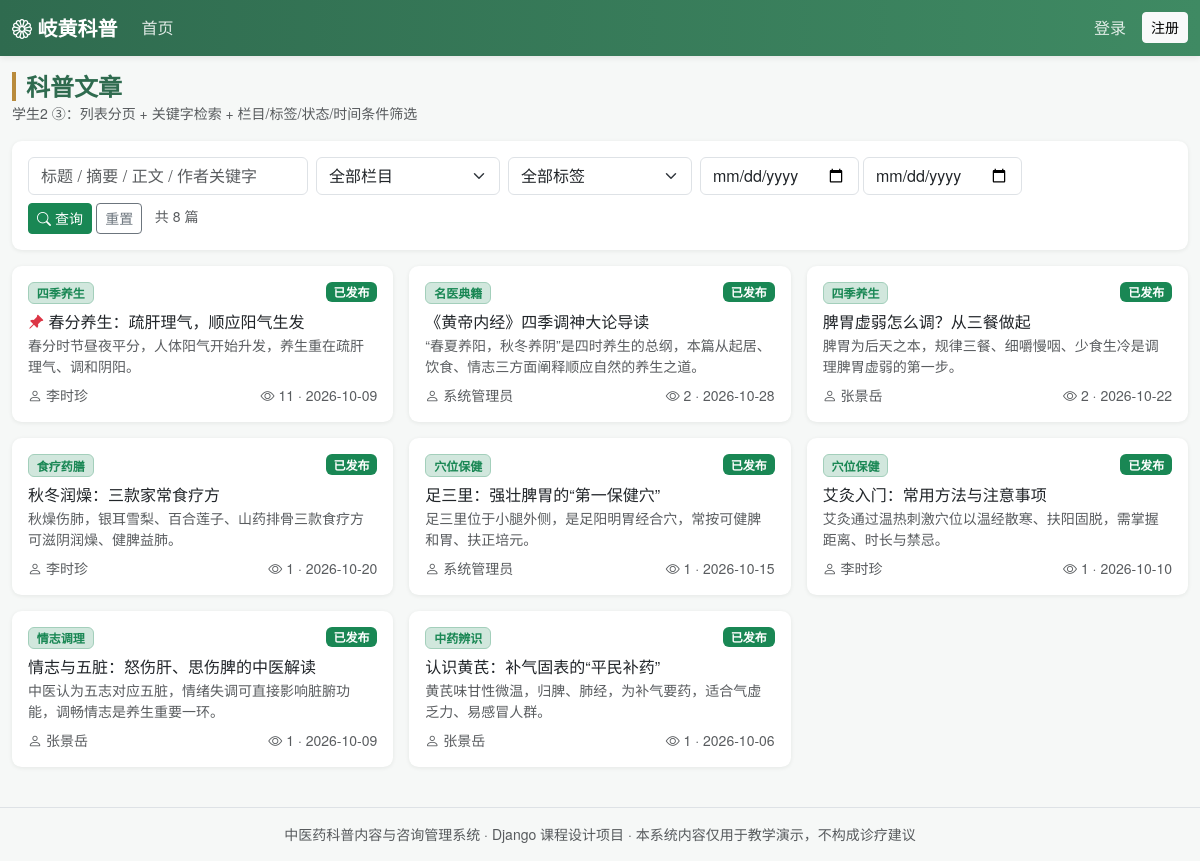
The app's page /article/ with its own data.
### main_app/models.py (models this page shows, shortened)
class Article(models.Model):
    STATUS_CHOICES = (
        ('draft', '草稿'),
        ('published', '已发布'),
        ('offline', '已下架'),
    )
    title = models.CharField('文章标题', max_length=120)
    subtitle = models.CharField('副标题', max_length=120, blank=True)
    category = models.ForeignKey(Category, on_delete=models.PROTECT,
                                 related_name='articles', verbose_name='所属栏目')
    tags = models.ManyToManyField(Tag, blank=True, related_name='articles', verbose_name='标签')
    author = models.CharField('作者', max_length=50)
    source = models.CharField('来源', max_length=100, blank=True, default='本站原创')
    summary = models.CharField('摘要', max_length=300, blank=True)
    content = models.TextField('正文')
    cover_image = models.ImageField('封面图', upload_to='article_cover/%Y/%m/', blank=True, null=True)
    status = models.CharField('状态', max_length=20, choices=STATUS_CHOICES, default='draft')
    is_top = models.BooleanField('是否置顶', default=False)
    views = models.PositiveIntegerField('浏览量', default=0)
    created_by = models.ForeignKey(User, on_delete=models.SET_NULL, null=True,
                                   related_name='articles', verbose_name='创建人')
    created_at = models.DateTimeField('创建时间', auto_now_add=True)
    updated_at = models.DateTimeField('更新时间', auto_now=True)
    published_at = models.DateTimeField('发布时间', null=True, blank=True)
    class Meta:
        verbose_name = '科普文章'
        verbose_name_plural = '科普文章'
        ordering = ['-is_top', '-created_at']
    @property
    def status_color(self):
        return {'draft': 'secondary', 'published': 'success', 'offline': 'warning'}.get(self.status, 'secondary')

class Category(models.Model):
    name = models.CharField('栏目名称', max_length=50, unique=True)
    code = models.SlugField('栏目编码', max_length=50, unique=True,
                            help_text='英文小写，用于 URL，如 health-preserve')
    description = models.CharField('栏目简介', max_length=200, blank=True)
    order = models.IntegerField('排序', default=0)
    is_active = models.BooleanField('是否启用', default=True)
    created_at = models.DateTimeField('创建时间', auto_now_add=True)
    class Meta:
        verbose_name = '科普栏目'
        verbose_name_plural = '科普栏目'
        ordering = ['order', 'id']

### main_app/views.py (the view)
# urls.py: path('article/', views.article_list, name='article_list'),
def article_list(request):
    kw = request.GET.get('kw', '').strip()
    cat = request.GET.get('category', '')
    tag = request.GET.get('tag', '')
    status = request.GET.get('status', '')
    start = request.GET.get('start', '')
    end = request.GET.get('end', '')
    is_staff_editor = role_of(request.user) in ('admin', 'editor')
    qs = Article.objects.select_related('category').prefetch_related('tags')
    if not is_staff_editor:
        qs = qs.filter(status='published')
    if kw:
        qs = qs.filter(Q(title__icontains=kw) | Q(summary__icontains=kw)
                       | Q(content__icontains=kw) | Q(author__icontains=kw))
    if cat:
        qs = qs.filter(category__code=cat)
    if tag:
        qs = qs.filter(tags__name=tag)
    if status and is_staff_editor:
        qs = qs.filter(status=status)
    if start:
        qs = qs.filter(created_at__date__gte=start)
    if end:
        qs = qs.filter(created_at__date__lte=end)
    return render(request, 'article/list.html', {
        'page_obj': paginate(request, qs.distinct()),
        'categories': Category.objects.filter(is_active=True),
        'tags': Tag.objects.filter(is_active=True),
        'kw': kw, 'cat': cat, 'tag': tag, 'status': status,
        'start': start, 'end': end, 'qs': querystring(request),
        'can_edit': is_staff_editor,
        'status_choices': Article.STATUS_CHOICES,
    })

### main_app/context_processors.py (called while the page is built)
def menu_permissions(request):
    user = getattr(request, 'user', None)
    role = 'anonymous'
    profile = None
    if user and user.is_authenticated:
        if user.is_superuser:
            role = 'admin'
        else:
            profile = getattr(user, 'profile', None)
            role = profile.role if profile else 'user'
    menus = [m for m in Menu.objects.filter(is_active=True) if m.visible_to(role)]
    return {
        'nav_menus': menus,
        'current_role': role,
        'current_role_label': ROLE_LABELS.get(role, role),
        'profile': profile,
    }

### main_app/models.py (called while the page is built)
    @property
    def role_list(self):
        return [r.strip() for r in self.roles.split(',') if r.strip()]

    def visible_to(self, role):
        return self.is_active and role in self.role_list

### main_app/permissions.py (called while the page is built)
def role_of(user):
    if not user.is_authenticated:
        return 'anonymous'
    if user.is_superuser:
        return 'admin'
    p = get_profile(user)
    return p.role if p else 'user'

### main_app/views.py (called while the page is built)
def paginate(request, queryset, size=PAGE_SIZE):
    paginator = Paginator(queryset, size)
    return paginator.get_page(request.GET.get('page'))

def querystring(request, **kwargs):
    params = request.GET.copy()
    params.pop('page', None)
    for k, v in kwargs.items():
        params[k] = v
    return params.urlencode()

### templates/article/list.html (shortened to what this page needs)
{% extends 'base.html' %}
{% block page_title %}科普文章{% endblock %}
{% block page_desc %}学生2 ③：列表分页 + 关键字检索 + 栏目/标签/状态/时间条件筛选{% endblock %}
{% block content %}
<div class="card mb-3">
    <div class="card-body">
        <form class="row g-2" method="get">
            <div class="col-md-3">
                <input class="form-control" name="kw" value="{{ kw }}" placeholder="标题 / 摘要 / 正文 / 作者关键字">
            </div>
            <div class="col-md-2">
                <select class="form-select" name="category">
                    <option value="">全部栏目</option>
                </select>
            </div>
            <div class="col-md-2">
                <select class="form-select" name="tag">
                    <option value="">全部标签</option>
                </select>
            </div>
            <div class="col-md-3 d-flex gap-1">
                <input type="date" class="form-control" name="start" value="{{ start }}" title="开始日期">
                <input type="date" class="form-control" name="end" value="{{ end }}" title="结束日期">
            </div>
            <div class="col-12">
                <button class="btn btn-success btn-sm"><i class="bi bi-search"></i> 查询</button>
                <a class="btn btn-outline-secondary btn-sm" href="{% url 'main_app:article_list' %}">重置</a>
                <span class="text-muted small ms-2">共 {{ page_obj.paginator.count }} 篇</span>
            </div>
        </form>
    </div>
</div>
<div class="row g-3">
    {% for a in page_obj %}
        <div class="col-md-6 col-xl-4">
            <div class="card h-100">
                <div class="card-body d-flex flex-column">
                    <div class="d-flex justify-content-between align-items-start mb-2">
                        <span class="badge bg-success-subtle text-success border border-success-subtle">{{ a.category.name }}</span>
                        <span class="badge bg-{{ a.status_color }}">{{ a.get_status_display }}</span>
                    </div>
                    <h6 class="mb-1">
                        {% if a.is_top %}<i class="bi bi-pin-angle-fill text-danger"></i>{% endif %}
                        <a class="text-decoration-none text-dark" href="{% url 'main_app:article_detail' a.pk %}">{{ a.title }}</a>
                    </h6>
                    <p class="text-muted small mb-2">{{ a.summary|default:a.content|truncatechars:60 }}</p>
                    <div class="mt-auto small text-muted d-flex justify-content-between">
                        <span><i class="bi bi-person"></i> {{ a.author }}</span>
                        <span><i class="bi bi-eye"></i> {{ a.views }} · {{ a.created_at|date:'Y-m-d' }}</span>
                    </div>
                </div>
            </div>
        </div>
    {% empty %}
        <div class="col-12">
            <div class="card"><div class="card-body text-center text-muted py-5">
                没有符合条件的科普文章，试试放宽筛选条件。
            </div></div>
        </div>
    {% endfor %}
</div>
{% endblock %}

### static/css/style.css (style rules this page uses)
:root { --tcm-green: #2f6b4f; --tcm-green-light: #e8f3ee; --tcm-gold: #b98b3c; }
body { background: #f6f8f7; font-family: "Microsoft YaHei", "PingFang SC", "Helvetica Neue", sans-serif; color: #24312b; }
.card { border: none; box-shadow: 0 1px 4px rgba(20, 40, 30, .08); border-radius: .6rem; }

### records on screen
Article: category.name "四季养生", status "已发布", is_top True (drawn), title "春分养生：疏肝理气，顺应阳气生发", summary "春分时节昼夜平分，人体阳气开始升发，养生重在疏肝理气、调和阴阳。", author "李时珍", views "11", created_at "2026-10-09"
Article: category.name "名医典籍", status "已发布", title "《黄帝内经》四季调神大论导读", summary "“春夏养阳，秋冬养阴”是四时养生的总纲，本篇从起居、饮食、情志三方面阐释顺应自然的养生之道。", author "系统管理员", views "2", created_at "2026-10-28"
Article: category.name "四季养生", status "已发布", title "脾胃虚弱怎么调？从三餐做起", summary "脾胃为后天之本，规律三餐、细嚼慢咽、少食生冷是调理脾胃虚弱的第一步。", author "张景岳", views "2", created_at "2026-10-22"
Article: category.name "食疗药膳", status "已发布", title "秋冬润燥：三款家常食疗方", summary "秋燥伤肺，银耳雪梨、百合莲子、山药排骨三款食疗方可滋阴润燥、健脾益肺。", author "李时珍", views "1", created_at "2026-10-20"
Article: category.name "穴位保健", status "已发布", title "足三里：强壮脾胃的“第一保健穴”", summary "足三里位于小腿外侧，是足阳明胃经合穴，常按可健脾和胃、扶正培元。", author "系统管理员", views "1", created_at "2026-10-15"
Article: category.name "穴位保健", status "已发布", title "艾灸入门：常用方法与注意事项", summary "艾灸通过温热刺激穴位以温经散寒、扶阳固脱，需掌握距离、时长与禁忌。", author "李时珍", views "1", created_at "2026-10-10"
Article: category.name "情志调理", status "已发布", title "情志与五脏：怒伤肝、思伤脾的中医解读", summary "中医认为五志对应五脏，情绪失调可直接影响脏腑功能，调畅情志是养生重要一环。", author "张景岳", views "1", created_at "2026-10-09"
Article: category.name "中药辨识", status "已发布", title "认识黄芪：补气固表的“平民补药”", summary "黄芪味甘性微温，归脾、肺经，为补气要药，适合气虚乏力、易感冒人群。", author "张景岳", views "1", created_at "2026-10-06"

### other values on screen
{{ page_obj.paginator.count }} "8"
